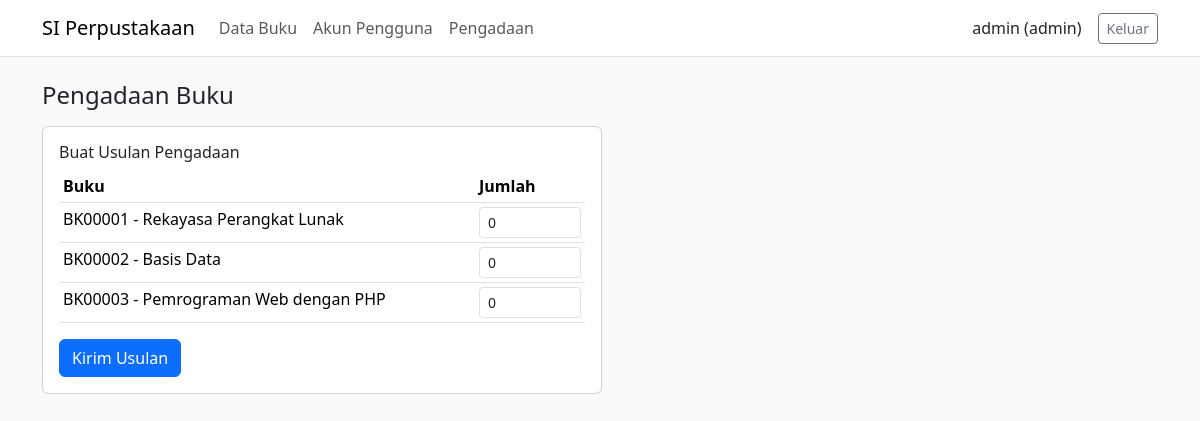
Screenshot of /pengadaan.php (signed in) with the database file from the repository.
### tables this page shows
CREATE TABLE buku (
  id_buku CHAR(7) NOT NULL,
  judul VARCHAR(200) NOT NULL,
  pengarang VARCHAR(100) NOT NULL,
  penerbit VARCHAR(100) NOT NULL,
  tahun_terbit YEAR NOT NULL,
  PRIMARY KEY (id_buku)
);

### pengadaan.php (the view, shortened to what this page needs)
<?php
require "koneksi.php";
$kepala = $_SESSION["peran"] === "kepala";
$katalog = mysqli_fetch_all(mysqli_query($db, "SELECT id_buku, judul FROM buku ORDER BY id_buku"), MYSQLI_ASSOC);
?>
<?php if (!$kepala) { ?>
    <div class="card mb-4" style="max-width: 560px">
        <div class="card-body">
            <h6 class="card-title">Buat Usulan Pengadaan</h6>
            <form method="post">
                <table class="table table-sm">
                    <tr><th>Buku</th><th style="width: 110px">Jumlah</th></tr>
                    <?php foreach ($katalog as $b) { ?>
                        <tr>
                            <td><?= e($b["id_buku"]) ?> - <?= e($b["judul"]) ?></td>
                            <td><input class="form-control form-control-sm" type="number" min="0" max="99" name="jumlah[<?= e($b["id_buku"]) ?>]" value="0"></td>
                        </tr>
                    <?php } ?>
                </table>
                <button class="btn btn-primary" name="usul" value="1">Kirim Usulan</button>
            </form>
        </div>
    </div>
<?php } ?>

### rows the page displays
buku: id_buku "BK00001", judul "Rekayasa Perangkat Lunak"
buku: id_buku "BK00002", judul "Basis Data"
buku: id_buku "BK00003", judul "Pemrograman Web dengan PHP"

### other values shown
$nama "Data Buku"
$nama "Akun Pengguna"
$nama "Pengadaan"
$_SESSION["username"] "admin"
$_SESSION["peran"] "admin"
$judul "Pengadaan Buku"
